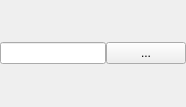
<?xml version="1.0" encoding="UTF-8"?>
<ui version="4.0">
 <class>PathBrowseWidget</class>
 <widget class="QWidget" name="PathBrowseWidget">
  <property name="geometry">
   <rect>
    <x>0</x>
    <y>0</y>
    <width>186</width>
    <height>107</height>
   </rect>
  </property>
  <property name="windowTitle">
   <string>Form</string>
  </property>
  <property name="autoFillBackground">
   <bool>true</bool>
  </property>
  <layout class="QHBoxLayout" name="horizontalLayout" stretch="1,0">
   <property name="spacing">
    <number>0</number>
   </property>
   <property name="leftMargin">
    <number>0</number>
   </property>
   <property name="topMargin">
    <number>0</number>
   </property>
   <property name="rightMargin">
    <number>0</number>
   </property>
   <property name="bottomMargin">
    <number>0</number>
   </property>
   <item>
    <widget class="QLineEdit" name="pathInput"/>
   </item>
   <item>
    <widget class="QPushButton" name="browseButton">
     <property name="text">
      <string>...</string>
     </property>
    </widget>
   </item>
  </layout>
 </widget>
 <resources/>
 <connections/>
</ui>
